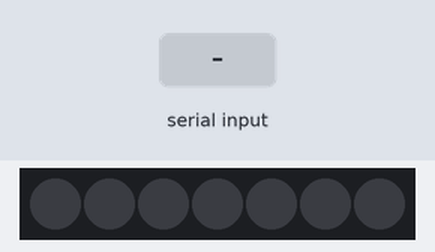
A sketch run on a simulated Arduino Uno, built with avr-gcc and run on an emulated ATmega328P. Shown: 7 RGB LEDs in strip order, left to right. The inputs (shaded band) are chosen by the test bench.

Above: at 1.2 s.
1.3 s: "1" received over the second serial link
At 2.8 s:
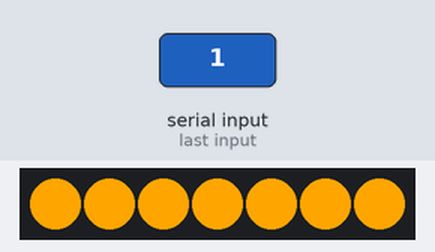
4.3 s: "2" received over the second serial link
At 4.85 s:
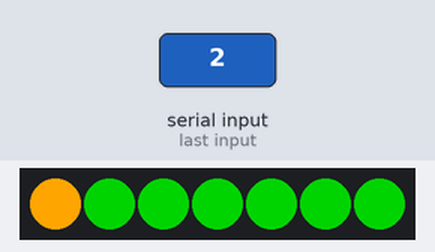
7.3 s: "0" received over the second serial link
At 8.58 s:
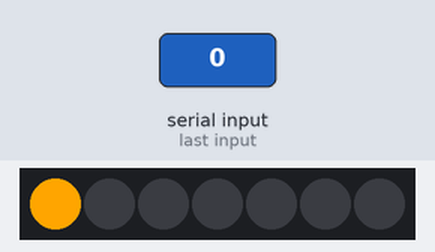
Timing chart, 0 to 13.2 s (numbered marks = the images above; inputs shaded):
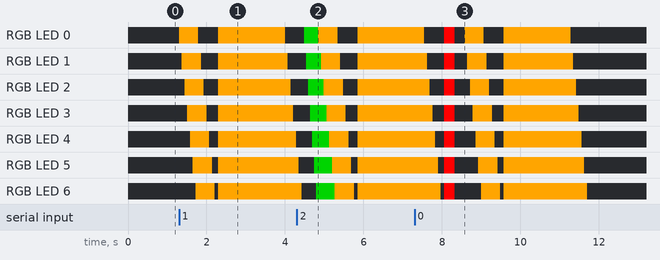

The sketch:

Slave.ino
```cpp
//Slave
#include <SoftwareSerial.h>
#include "FastLED.h"
#define NUM_LEDS 7
#define DATA_PIN 3

SoftwareSerial BTSerial(10, 11);
CRGB leds[NUM_LEDS];

int state = 0;

void setup()
{
  BTSerial.begin(38400);
  FastLED.addLeds<NEOPIXEL, DATA_PIN>(leds, NUM_LEDS);
}
void loop()
{
 if(BTSerial.available() > 0)
 {
    state = BTSerial.read(); // Reads the data from the serial port

    for (int i = 0; i < NUM_LEDS; i++){
    leds[i] = CRGB::Orange;
    FastLED.show();
    delay(70);
    }
    for (int i = 0; i < NUM_LEDS; i++){
    leds[i] = CRGB::Black;
    FastLED.show();
    delay(70);
    }
    for (int i = 0; i < NUM_LEDS; i++){
    leds[i] = CRGB::Orange;
    FastLED.show();
    }
    delay(1700);
    for (int i = 0; i < NUM_LEDS; i++){
    leds[i] = CRGB::Black;
    FastLED.show();
    delay(70);
    }
 }

 if (state == '1')
 {
    for (int i = 0; i < NUM_LEDS; i++){
    leds[i] = CRGB::Green;
    FastLED.show();
    delay(50);
    }
  state = 0;
 }
 else if (state == '2')
 {
    for (int i = 0; i < NUM_LEDS; i++){
    leds[i] = CRGB::Red;
    FastLED.show();
    }
    delay(250);
    for (int i = 0; i < NUM_LEDS; i++){
    leds[i] = CRGB::Black;
    FastLED.show();
    }
    delay(250);
    state = 0;
  }
}
```

Measured:
- after the input at 1.3 s, RGB LED 0: off → RGB(255, 165, 0) at once, → off 0.49 s later, → RGB(255, 165, 0) 0.51 s later, → off 1.7 s later; RGB LED 1: off → RGB(255, 165, 0) after 0.07 s, → off 0.49 s later, → RGB(255, 165, 0) 0.44 s later, → off 1.8 s later
- after the input at 4.3 s, the LEDs: first differ from a run without the input after 0.55 s (image 2)
- what the display in image 1 shows lasts 1.7 s, from 2.3 s to 4.0 s
